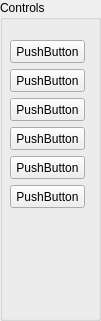
      <widget class="QGroupBox" name="Controls">
       <property name="geometry">
        <rect>
         <x>450</x>
         <y>430</y>
         <width>101</width>
         <height>321</height>
        </rect>
       </property>
       <property name="title">
        <string>Controls</string>
       </property>
       <widget class="QPushButton" name="Controls_pushButton3">
        <property name="geometry">
         <rect>
          <x>10</x>
          <y>98</y>
          <width>75</width>
          <height>23</height>
         </rect>
        </property>
        <property name="text">
         <string>PushButton</string>
        </property>
       </widget>
       <widget class="QPushButton" name="Controls_pushButton2">
        <property name="geometry">
         <rect>
          <x>10</x>
          <y>69</y>
          <width>75</width>
          <height>23</height>
         </rect>
        </property>
        <property name="text">
         <string>PushButton</string>
        </property>
       </widget>
       <widget class="QPushButton" name="Controls_pushButton5">
        <property name="geometry">
         <rect>
          <x>10</x>
          <y>156</y>
          <width>75</width>
          <height>23</height>
         </rect>
        </property>
        <property name="text">
         <string>PushButton</string>
        </property>
       </widget>
       <widget class="QPushButton" name="Controls_pushButton1">
        <property name="geometry">
         <rect>
          <x>10</x>
          <y>40</y>
          <width>75</width>
          <height>23</height>
         </rect>
        </property>
        <property name="text">
         <string>PushButton</string>
        </property>
       </widget>
       <widget class="QPushButton" name="Controls_pushButton6">
        <property name="geometry">
         <rect>
          <x>10</x>
          <y>185</y>
          <width>75</width>
          <height>23</height>
         </rect>
        </property>
        <property name="text">
         <string>PushButton</string>
        </property>
       </widget>
       <widget class="QPushButton" name="Controls_pushButton4">
        <property name="geometry">
         <rect>
          <x>10</x>
          <y>127</y>
          <width>75</width>
          <height>23</height>
         </rect>
        </property>
        <property name="text">
         <string>PushButton</string>
        </property>
       </widget>
      </widget>
